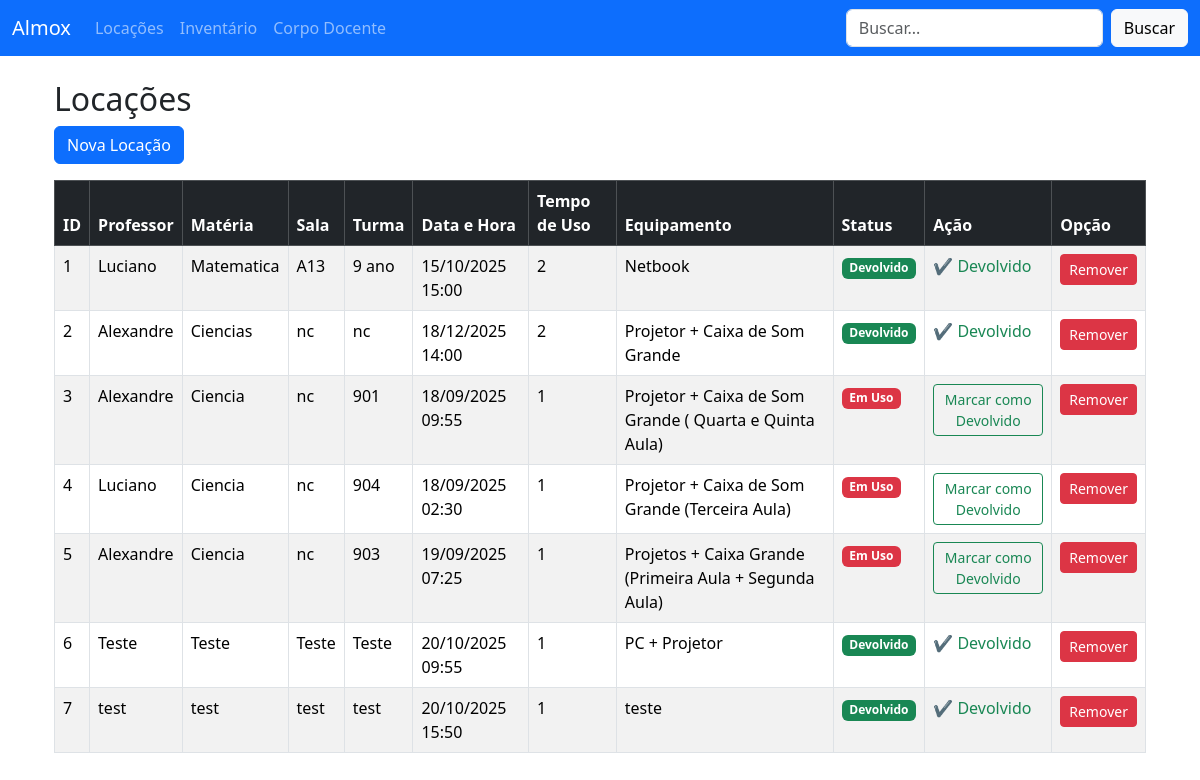
Page /rentals on the earlier database version.
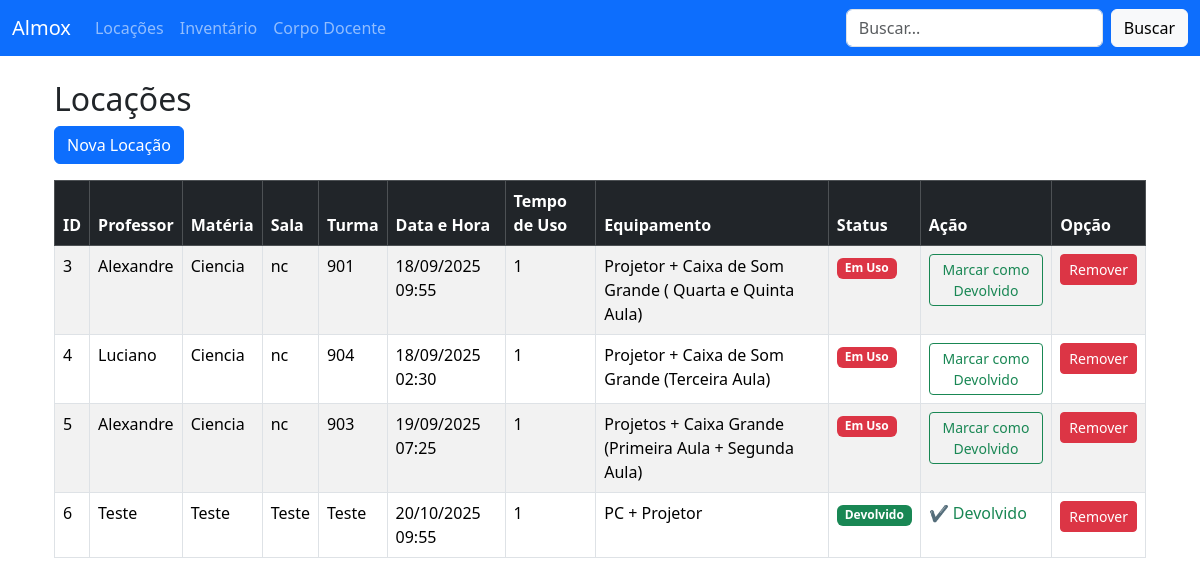
Same page on the later database version.
### tables this page shows
CREATE TABLE rentals (
                id INTEGER PRIMARY KEY AUTOINCREMENT,
                professor TEXT NOT NULL,
                materia TEXT NOT NULL,
                sala TEXT NOT NULL,
                data_hora TEXT NOT NULL,
                tempo_uso TEXT NOT NULL,
                equipamento TEXT NOT NULL,
                turma TEXT NOT NULL,
                status TEXT NOT NULL DEFAULT 'Em Uso'
            );

### app.py (the view)
@app.route("/rentals")
def rentals():
    conn = sqlite3.connect(DB_NAME)
    conn.row_factory = sqlite3.Row   # 🔑 agora cada linha vira um "dict-like"
    cursor = conn.cursor()
    cursor.execute("SELECT * FROM rentals")
    rentals_list = cursor.fetchall()
    conn.close()
    return render_template("rentals.html", rentals=rentals_list)

### app.py (called while the page is built)
@app.template_filter("datetime_br")
def datetime_br(value):
    try:
        dt = datetime.fromisoformat(value)
        return dt.strftime("%d/%m/%Y %H:%M")
    except Exception:
        return value  # se der erro, retorna o valor original

### templates/rentals.html (shortened to what this page needs)
{% extends "layout.html" %}
{% block content %}
<div class="container mt-4">
    <h2>Locações</h2>
    <a href="{{ url_for('rental_form') }}" class="btn btn-primary mb-3">Nova Locação</a>
    <table class="table table-bordered table-striped">
        <thead class="table-dark">
        <tr>
            <th>ID</th>
            <th>Professor</th>
            <th>Matéria</th>
            <th>Sala</th>
            <th>Turma</th>
            <th>Data e Hora</th>
            <th>Tempo de Uso</th>
            <th>Equipamento</th>
            <th>Status</th>
            <th>Ação</th>
            <th>Opção</th>
        </tr>
        </thead>
        <tbody>
        {% for rental in rentals %}
        <tr>
            <td>{{ rental["id"] }}</td>
            <td>{{ rental["professor"] }}</td>
            <td>{{ rental["materia"] }}</td>
            <td>{{ rental["sala"] }}</td>
            <td>{{ rental["turma"] }}</td>
            <td>{{ rental["data_hora"] | datetime_br }}</td>
            <td>{{ rental["tempo_uso"] }}</td>
            <td>{{ rental["equipamento"] }}</td>
            <td>
                {% if rental["status"] == "Em Uso" %}
                <span class="badge bg-danger">
                             Em Uso
                        </span>
                {% else %}
                <span class="badge bg-success">
                             Devolvido
                        </span>
                {% endif %}
            </td>
            <td>
                {% if rental["status"] == "Em Uso" %}
                <a href="{{ url_for('return_rental', rental_id=rental['id']) }}"
                   class="btn btn-sm btn-outline-success">
                    Marcar como Devolvido
                </a>
                {% else %}
                <span class="text-success">✔ Devolvido</span>
                {% endif %}
            </td>
            <td>
                <form action="{{ url_for('delete_rental', rental_id=rental.id) }}" method="POST"
                      style="display:inline;">
                    <button type="submit" class="btn btn-danger btn-sm"
                            onclick="return confirm('Tem certeza que deseja remover esta locação?');">
                        Remover
                    </button>
                </form>
            </td>
        </tr>
        {% else %}
        <tr>
            <td colspan="9" class="text-center">Nenhuma locação cadastrada.</td>
        </tr>
        {% endfor %}
        </tbody>
    </table>
</div>
{% endblock %}

### templates/layout.html (shortened to what this page needs)
<!doctype html>
<html lang="pt-br">
<head>
    <link href="https://cdn.jsdelivr.net/npm/bootstrap@5.3.2/dist/css/bootstrap.min.css" rel="stylesheet">
</head>
<body>
<nav class="navbar navbar-expand-lg navbar-dark bg-primary mb-4">
    <div class="container-fluid">
        <a class="navbar-brand" href="{{ url_for('index') }}">Almox</a>
        <div class="collapse navbar-collapse">
            <ul class="navbar-nav me-auto mb-2 mb-lg-0">
                <li class="nav-item"><a class="nav-link" href="{{ url_for('rentals') }}">Locações</a></li>
                <li class="nav-item"><a class="nav-link" href="{{ url_for('inventory') }}">Inventário</a></li>
                <li class="nav-item"><a class="nav-link" href="{{ url_for('teachers') }}">Corpo Docente</a></li>
            </ul>
            <form class="d-flex" method="get" action="{{ url_for('search') }}">
                <input class="form-control me-2" name="q" placeholder="Buscar..." aria-label="Buscar">
                <button class="btn btn-light" type="submit">Buscar</button>
            </form>
        </div>
    </div>
</nav>
<div class="container">
    {% block content %}{% endblock %}
</div>
</body>
</html>

Differences in the rows shown:
removed rentals: id "1", professor "Luciano", materia "Matematica", sala "A13", turma "9 ano", data_hora "15/10/2025 15:00", tempo_uso "2", equipamento "Netbook", status "Devolvido"
removed rentals: id "2", professor "Alexandre", materia "Ciencias", sala "nc", turma "nc", data_hora "18/12/2025 14:00", tempo_uso "2", equipamento "Projetor + Caixa de Som Grande", status "Devolvido"
removed rentals: id "7", professor "test", materia "test", sala "test", turma "test", data_hora "20/10/2025 15:50", tempo_uso "1", equipamento "teste", status "Devolvido"
